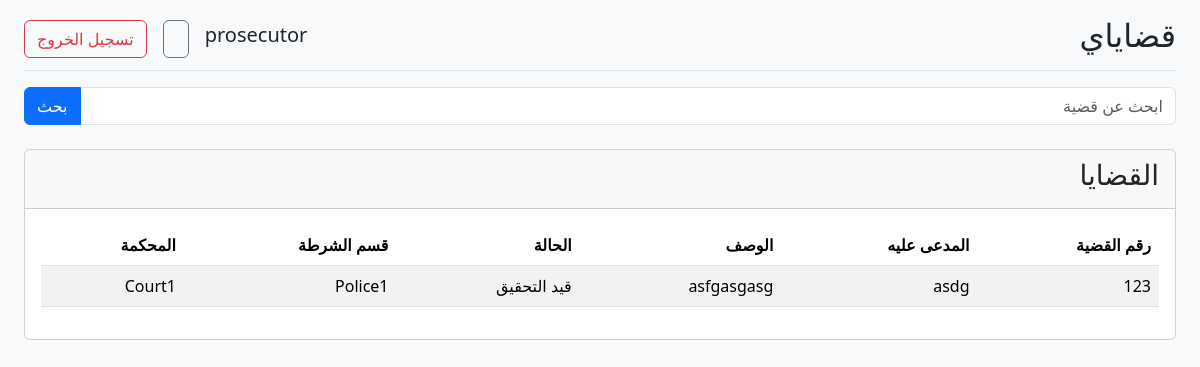
The page /cases.php (signed in) on the database its author committed.
### tables this page shows
CREATE TABLE `cases` (
  `id` int(11) NOT NULL,
  `case_number` varchar(255) NOT NULL,
  `defendant` varchar(255) NOT NULL,
  `description` text NOT NULL,
  `status` varchar(50) NOT NULL,
  `verdict` text NOT NULL,
  `prosecutor_id` int(11) DEFAULT NULL
);

CREATE TABLE `police_departments` (
  `id` int(11) NOT NULL,
  `name` varchar(255) NOT NULL,
  `location` varchar(255) NOT NULL
);

CREATE TABLE `courts` (
  `id` int(11) NOT NULL,
  `name` varchar(255) NOT NULL,
  `location` varchar(255) NOT NULL
);

### cases.php (the view, shortened to what this page needs)
<?php
require_once('logger.php');
$user_id = $_SESSION['user_id'];
$search_query = "";
$cases = $conn->query("SELECT cases.id, cases.case_number, cases.defendant, cases.description, cases.status,
                              police_departments.name AS police_department, courts.name AS court
                       FROM cases
                       JOIN case_assignments ON cases.id = case_assignments.case_id
                       JOIN police_departments ON case_assignments.police_department_id = police_departments.id
                       JOIN courts ON case_assignments.court_id = courts.id
                       WHERE cases.prosecutor_id = $user_id
                       AND (cases.case_number LIKE '%$search_query%' OR cases.defendant LIKE '%$search_query%')");
?>
<!DOCTYPE html>
<html lang="ar" dir="rtl">
<head>
  <link rel="stylesheet" href="https://cdn.jsdelivr.net/npm/bootstrap@5.3.3/dist/css/bootstrap.rtl.min.css">
</head>
<body class="bg-light h-100">
  <div class="container-fluid h-100">
    <div class="row h-100">
      <main class="col-md-12 ms-sm-auto col-lg-12 px-md-4">
        <div class="d-flex justify-content-between flex-wrap flex-md-nowrap align-items-center pt-3 pb-2 mb-3 border-bottom">
          <h1 class="h2">قضاياي</h1>
          <?php include '_navbar_contents.php' ?>
        </div>
        <form method="GET" action="cases.php" class="mb-3">
          <div class="input-group">
            <input type="text" name="search" class="form-control" placeholder="ابحث عن قضية" value="<?php echo htmlspecialchars($search_query); ?>">
            <button class="btn btn-primary" type="submit">بحث</button>
          </div>
        </form>
        <div class="card my-4">
          <div class="card-header d-flex justify-content-between align-items-center">
            <h3>القضايا</h3>
          </div>
          <div class="card-body">
            <?php if ($cases->num_rows > 0): ?>
              <div class="table-responsive">
                <table class="table table-striped table-hover">
                  <thead>
                    <tr>
                      <th scope="col">رقم القضية</th>
                      <th scope="col">المدعى عليه</th>
                      <th scope="col">الوصف</th>
                      <th scope="col">الحالة</th>
                      <th scope="col">قسم الشرطة</th>
                      <th scope="col">المحكمة</th>
                    </tr>
                  </thead>
                  <tbody>
                    <?php while ($case = $cases->fetch_assoc()): ?>
                      <tr onclick="window.location='case_details.php?id=<?php echo $case['id']; ?>';" style="cursor:pointer;">
                        <td><?php echo htmlspecialchars($case['case_number']); ?></td>
                        <td><?php echo htmlspecialchars($case['defendant']); ?></td>
                        <td><?php echo htmlspecialchars($case['description']); ?></td>
                        <td><?php echo htmlspecialchars($case['status']); ?></td>
                        <td><?php echo htmlspecialchars($case['police_department']); ?></td>
                        <td><?php echo htmlspecialchars($case['court']); ?></td>
                      </tr>
                    <?php endwhile; ?>
                  </tbody>
                </table>
              </div>
            <?php else: ?>
              <p class="text-muted">لا توجد قضايا.</p>
            <?php endif; ?>
          </div>
        </div>
      </main>
    </div>
  </div>
</body>
</html>

### cases.php (style rules this page uses)
html, body { height: 100%; }

### rows shown on the page
cases: case_number "123", defendant "asdg", description "asfgasgasg", status "قيد التحقيق", police_departments.name "Police1", courts.name "Court1"

### other values the page prints
$_SESSION['username'] "prosecutor"
